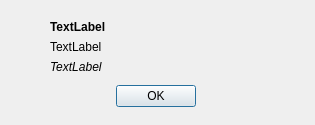
<?xml version="1.0" encoding="UTF-8"?>
<ui version="4.0">
 <class>COknoOprogramie</class>
 <widget class="QDialog" name="COknoOprogramie">
  <property name="geometry">
   <rect>
    <x>0</x>
    <y>0</y>
    <width>315</width>
    <height>125</height>
   </rect>
  </property>
  <property name="windowTitle">
   <string>O programie ...</string>
  </property>
  <widget class="QDialogButtonBox" name="buttonBox">
   <property name="geometry">
    <rect>
     <x>40</x>
     <y>80</y>
     <width>231</width>
     <height>32</height>
    </rect>
   </property>
   <property name="orientation">
    <enum>Qt::Horizontal</enum>
   </property>
   <property name="standardButtons">
    <set>QDialogButtonBox::Ok</set>
   </property>
   <property name="centerButtons">
    <bool>true</bool>
   </property>
  </widget>
  <widget class="QLabel" name="label_tytul">
   <property name="geometry">
    <rect>
     <x>50</x>
     <y>20</y>
     <width>141</width>
     <height>16</height>
    </rect>
   </property>
   <property name="font">
    <font>
     <weight>75</weight>
     <bold>true</bold>
    </font>
   </property>
   <property name="text">
    <string>TextLabel</string>
   </property>
   <property name="alignment">
    <set>Qt::AlignLeading|Qt::AlignLeft|Qt::AlignTop</set>
   </property>
  </widget>
  <widget class="QLabel" name="label">
   <property name="geometry">
    <rect>
     <x>10</x>
     <y>30</y>
     <width>31</width>
     <height>31</height>
    </rect>
   </property>
   <property name="text">
    <string/>
   </property>
   <property name="pixmap">
    <pixmap resource="../Resources/ikony.qrc">:/img/img/puzzle_red.png</pixmap>
   </property>
  </widget>
  <widget class="QLabel" name="label_podtytul">
   <property name="geometry">
    <rect>
     <x>50</x>
     <y>40</y>
     <width>231</width>
     <height>16</height>
    </rect>
   </property>
   <property name="font">
    <font>
     <weight>50</weight>
     <bold>false</bold>
    </font>
   </property>
   <property name="text">
    <string>TextLabel</string>
   </property>
   <property name="alignment">
    <set>Qt::AlignLeading|Qt::AlignLeft|Qt::AlignTop</set>
   </property>
  </widget>
  <widget class="QLabel" name="label_autor">
   <property name="geometry">
    <rect>
     <x>50</x>
     <y>60</y>
     <width>221</width>
     <height>16</height>
    </rect>
   </property>
   <property name="font">
    <font>
     <weight>50</weight>
     <italic>true</italic>
     <bold>false</bold>
    </font>
   </property>
   <property name="text">
    <string>TextLabel</string>
   </property>
   <property name="alignment">
    <set>Qt::AlignLeading|Qt::AlignLeft|Qt::AlignTop</set>
   </property>
  </widget>
 </widget>
 <resources>
  <include location="../Resources/ikony.qrc"/>
 </resources>
 <connections>
  <connection>
   <sender>buttonBox</sender>
   <signal>accepted()</signal>
   <receiver>COknoOprogramie</receiver>
   <slot>accept()</slot>
   <hints>
    <hint type="sourcelabel">
     <x>248</x>
     <y>254</y>
    </hint>
    <hint type="destinationlabel">
     <x>157</x>
     <y>274</y>
    </hint>
   </hints>
  </connection>
  <connection>
   <sender>buttonBox</sender>
   <signal>rejected()</signal>
   <receiver>COknoOprogramie</receiver>
   <slot>reject()</slot>
   <hints>
    <hint type="sourcelabel">
     <x>316</x>
     <y>260</y>
    </hint>
    <hint type="destinationlabel">
     <x>286</x>
     <y>274</y>
    </hint>
   </hints>
  </connection>
 </connections>
</ui>
